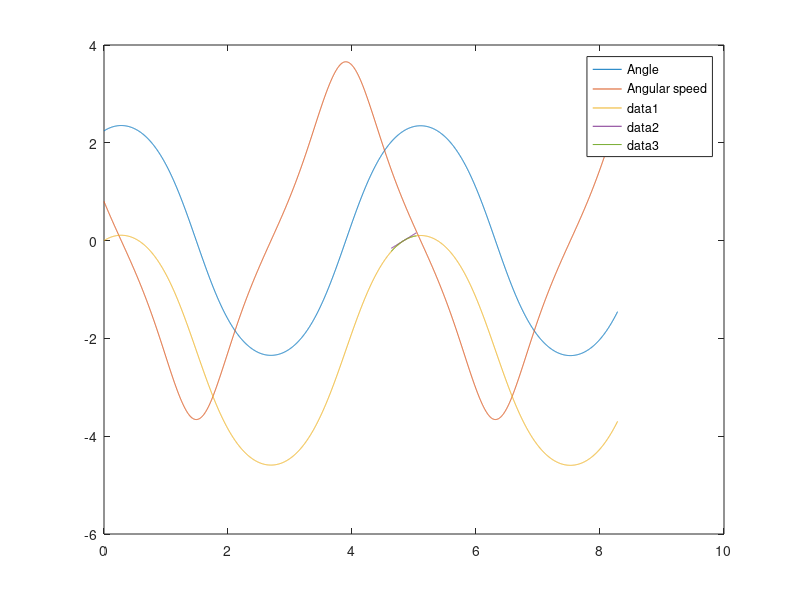

Write the MATLAB code that produced this figure.
clc; clear all; close all;

% Begynnelsevärdesproblem för system
clc; clear; close; format long;

L = 2.5;

up = @(t, u) [u(2);
    -(9.81/L)*sin(u(1))];

u1_0 = 5 * pi / 7;
u2_0 = .8;

u = [u1_0; u2_0];   % Initial vector

T = pi+1;
t = linspace(0, 2*T, 2^(5)*100);

[t_v, U] = ode45(up, t, u)
figure(2)
plot(t_v, U(:,1));
hold on
plot(t_v, U(:, 2));
legend("Angle", "Angular speed")

phi = U(:,1);
phi = phi - phi(1);
i = 2;
for j = 1:2
    while phi(i) * phi(i+1) > 0
        i = i + 1;
    end
    i = i + 1;
end
i = i - 1; % compensation
point_before = i; 
point_after = i + 1;
disp(t_v(point_before) + " " + phi(point_before))
disp(t_v(point_after) + " " + phi(point_after))

plot(t, phi)

gradient = (phi(point_after) - phi(point_before)) / (t_v(point_after) - t_v(point_before));
y0 = phi(point_before); t0 = t_v(point_before);
line = @(t) y0 + gradient.*(t - t0);
test_t = linspace(t_v(point_before) - .2, t_v(point_after) + .2);
hold on
plot(test_t, line(test_t))
% find roots of this line.
% Interval halvation
x_low = test_t(1); x_high = test_t(end);
error = 1;
while error > .000001
    x_mid = (x_high + x_low)/2;

    low = line(x_low);
    mid = line(x_mid);
    high = line(x_high);

    if high*mid < 0
        x_low = x_mid;
    else
        x_high = x_mid;
    end
    error = abs(x_high - x_low);
end
disp(x_mid)
hold on
% Ployfit with a third degree
P = polyfit([t_v(point_after-1), t_v(point_after), t_v(point_after+1)], ...
    [phi(point_after-1), phi(point_after), phi(point_after+1)], 2);
quad = @(t) P(1).*t.^2 + P(2).*t + P(3);
hold on
plot(test_t, quad(test_t))
% find roots of this parabola.
% Interval halvation
x_low = test_t(1); x_high = test_t(end);
error = 1;
while error > .000001
    x_mid = (x_high + x_low)/2;

    low = line(x_low);
    mid = line(x_mid);
    high = line(x_high);

    if high*mid < 0
        x_low = x_mid;
    else
        x_high = x_mid;
    end
    error = abs(x_high - x_low);
end
disp(x_mid)
% Can we do splines too?
%hold on
%plot(test_t, spline(t_v, phi))

% L = 2.5
% line:   4.843113739654493
% quad:   4.843113739654493

% L = 2.8
% line:   5.153647532592965
% quad:   5.153647532592965

%close all;
%anim(t_v, U(:,1), L)
% Taken from laboration instructions
function anim(tut,fiut,L)
for i=1:length(tut)-1
x0=L*sin(fiut(i));y0=-L*cos(fiut(i));
plot([0,x0],[0,y0],'-o')
axis('equal')
axis([-1 1 -1 1]*1.2*L)

drawnow
pause(tut(i+1)-tut(i))
end
end
